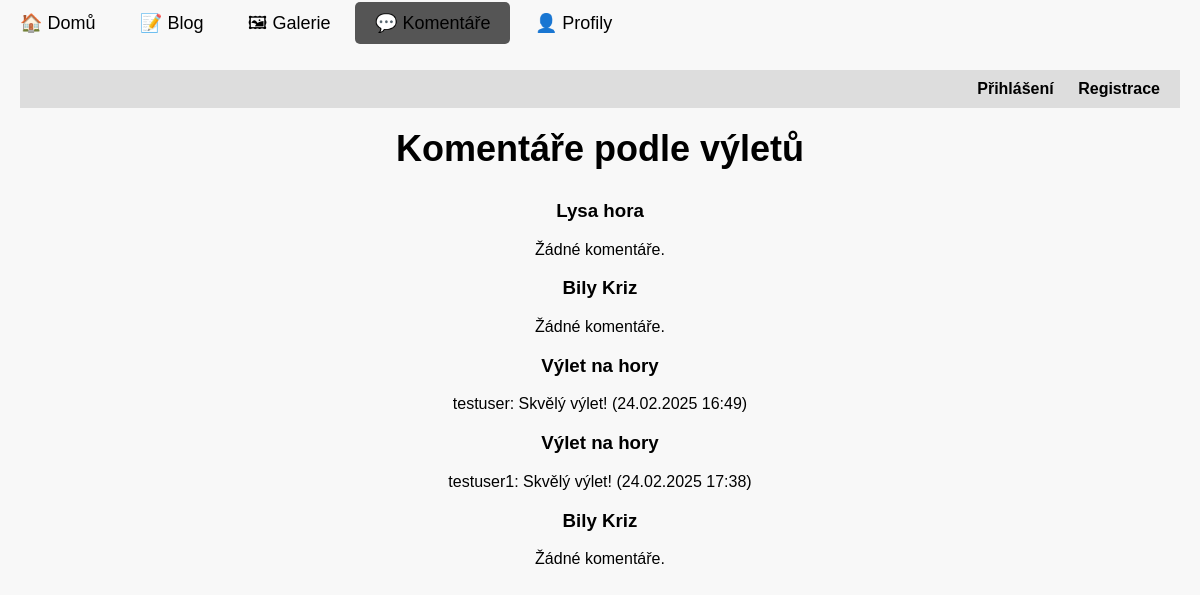
The page /komentare/ on the database as committed earlier.
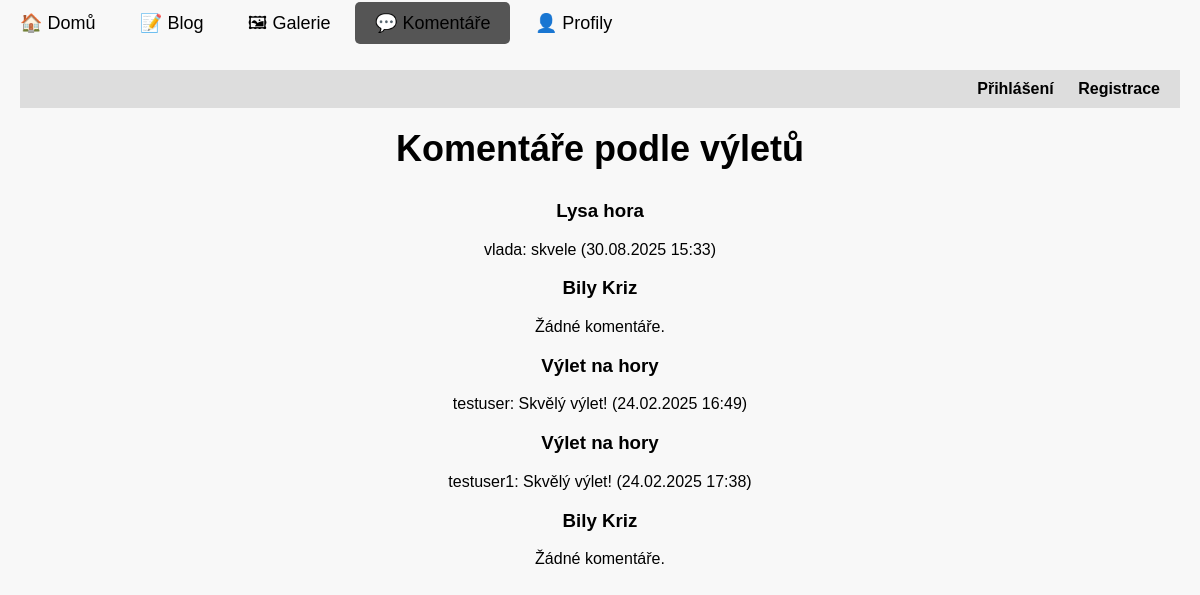
The same page on the database as committed later.
### vylety/models.py (models this page shows, shortened)
class Vylet(models.Model):
    name = models.CharField(max_length=200, help_text="Zadejte název výletu")
    date = models.DateField(help_text="Datum konání výletu")
    description = models.TextField(help_text="Krátký popis výletu")
    user = models.ForeignKey(User, on_delete=models.CASCADE, help_text="Vlastník výletu")
    oblibene = models.ManyToManyField(User, related_name="oblibene_vylety", blank=True,
                                      help_text="Uživatelé, kteří si výlet přidali do oblíbených")

### komentare/models.py (models this page shows, shortened)
class Komentar(models.Model):
    uzivatel = models.ForeignKey(User, on_delete=models.CASCADE, help_text="Uživatel, který napsal komentář")
    vylet = models.ForeignKey(Vylet, on_delete=models.CASCADE, related_name="komentare",
                              help_text="Výlet, ke kterému komentář patří")
    text = models.TextField(help_text="Obsah komentáře")
    datum = models.DateTimeField(auto_now_add=True, help_text="Datum vytvoření komentáře")

### komentare/views.py (the view)
# urls.py: path('', views.komentare_index, name='komentare_index'),
def komentare_index(request):
    vylety = Vylet.objects.all()
    return render(request, 'komentare/index.html', {'vylety': vylety})

### komentare/templates/komentare/index.html (shortened to what this page needs)
{% extends 'vylety/base.html' %}
{% block content %}
    <div class="navbar">
        {% if user.is_authenticated %}
            Přihlášen jako <strong>{{ user.username }}</strong> | <a href="{% url 'logout' %}">Odhlásit</a>
        {% else %}
            <a href="{% url 'login' %}">Přihlášení</a>
            <a href="{% url 'register' %}">Registrace</a>
        {% endif %}
    </div>
<h2>Komentáře podle výletů</h2>
{% for vylet in vylety %}
    <h3>{{ vylet.name }}</h3>
    <div>
        {% for komentar in vylet.komentare.all %}
            <div>
                {{ komentar.uzivatel.username }}: {{ komentar.text }} ({{ komentar.datum|date:"d.m.Y H:i" }})
            </div>
        {% empty %}
            <div>Žádné komentáře.</div>
        {% endfor %}
    </div>
    {% endfor %}
{% endblock %}

Rows that differ between the two databases and show on the page:
shown differently, row unchanged: Vylet "Lysa hora": no longer shows "Žádné komentáře."
added Komentar: uzivatel.username "vlada", text "skvele", datum "30.08.2025 15:33", shown under Vylet "Lysa hora"
